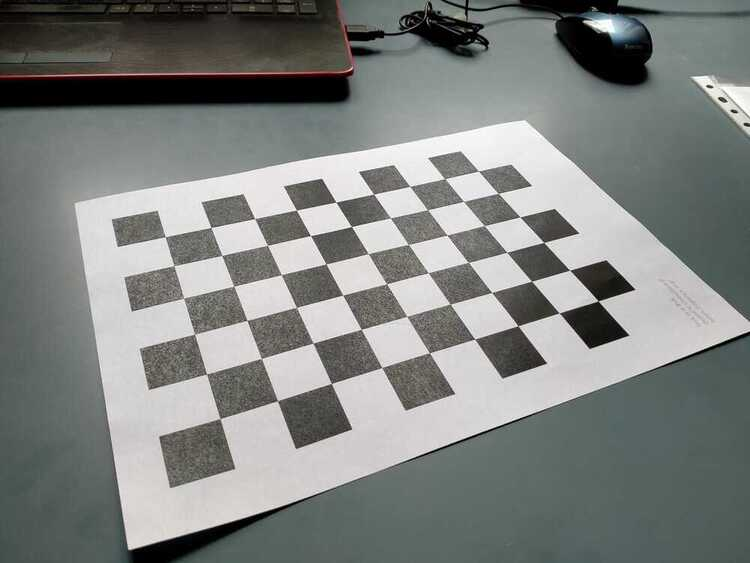
//> input picture Prácticas/Práctica 3: Geometría, Calibración y 3D/src/Opción 2: matrix (cubo)/chessboard.jpeg, 750 x 563 px
$ ./main   (built with g++ and OpenCV 4)
//> lines starting //> are read from the running program, lines starting //| are printed output that depends on the picture; after the words box and inside, x2 and y2 are one past the last pixel; in counts of white or black regions, pixels touching at a corner belong together
#include <iostream>
#include <opencv2/opencv.hpp>
#include <vector>

const cv::Size chessboardSize(9, 6);
const float squareSize = 24.0f;
cv::Mat cameraMatrix = (cv::Mat_<double>(3, 3) << 1000, 0, 320, 0, 1000, 240, 0, 0, 1);
cv::Mat distCoeffs = cv::Mat::zeros(5, 1, CV_64F);

// create3DCube() function
// Generates the 3D coordinates of the 8 vertices of the cube
std::vector<cv::Point3f>
create3DCube(float size = 96.0f, float height = -96.0f)
{
    std::vector<cv::Point3f> cube;
    float halfSize = size / 2.0f;
    float centerX = (chessboardSize.width - 1) * squareSize / 2.0f;
    float centerY = (chessboardSize.height - 1) * squareSize / 2.0f;
    cube.push_back(cv::Point3f(centerX - halfSize, centerY - halfSize, 0));
    cube.push_back(cv::Point3f(centerX + halfSize, centerY - halfSize, 0));
    cube.push_back(cv::Point3f(centerX + halfSize, centerY + halfSize, 0));
    cube.push_back(cv::Point3f(centerX - halfSize, centerY + halfSize, 0));
    cube.push_back(cv::Point3f(centerX - halfSize, centerY - halfSize, height));
    cube.push_back(cv::Point3f(centerX + halfSize, centerY - halfSize, height));
    cube.push_back(cv::Point3f(centerX + halfSize, centerY + halfSize, height));
    cube.push_back(cv::Point3f(centerX - halfSize, centerY + halfSize, height));
    return cube;
}

// main() function
// Main function of the program
int
main()
{
    cv::Mat image = cv::imread("chessboard.jpeg");
//> image is the input picture: 563 rows x 750 cols, CV_8UC3; mean B, G, R 127.8, 130.2, 126.9
    if (image.empty()) {
        std::cerr << "Error: Could not load image chessboard.jpeg" << std::endl;
        return -1;
    }
    cv::namedWindow("OPTION 2", cv::WINDOW_AUTOSIZE);
    std::vector<cv::Point3f> chessboard3D;
    for (int i = 0; i < chessboardSize.height; i++) {
        for (int j = 0; j < chessboardSize.width; j++) {
            chessboard3D.push_back(cv::Point3f(j * squareSize, i * squareSize, 0));
        }
    }
    std::vector<cv::Point3f> cube3D = create3DCube();
    std::vector<cv::Point2f> corners;
    bool found = findChessboardCorners(image, chessboardSize, corners, cv::CALIB_CB_ADAPTIVE_THRESH + cv::CALIB_CB_NORMALIZE_IMAGE);
//> corners = 54 Points (x, y), first 12: [165.3, 236.8], [210.9, 227.4], [254.5, 218.6], [296.5, 210.3], [335.8, 202.1], [373.7, 194.3], [409.9, 186.4], [445.1, 178.8], [478.4, 170.8], [173.9, 265.4], [221.8, 255.5], [267.6, 245.2]; found = true
    if (found) {
        cv::Mat gray;
        cv::cvtColor(image, gray, cv::COLOR_BGR2GRAY);
        cv::cornerSubPix(gray, corners, cv::Size(11, 11), cv::Size(-1, -1), cv::TermCriteria(cv::TermCriteria::EPS + cv::TermCriteria::MAX_ITER, 30, 0.1));
//> corners = 54 Points (x, y), first 12: [165.2, 236.7], [211, 227.6], [254.8, 218.6], [296.5, 210.2], [335.8, 202.1], [373.6, 194.2], [409.8, 186.3], [445.1, 178.9], [478.7, 171.1], [174, 265.6], [221.8, 255.4], [267.5, 245.4]
        cv::Mat rvec, tvec;
        cv::solvePnP(chessboard3D, corners, cameraMatrix, distCoeffs, rvec, tvec);
//> cameraMatrix = [[1000, 0, 320], [0, 1000, 240], [0, 0, 1]]; distCoeffs = [0, 0, 0, 0, 0]; rvec = [-0.833, -0.181, -0.338]; tvec = [-83.1, -0.402, 527]
        std::vector<cv::Point2f> cube2D;
        cv::projectPoints(cube3D, rvec, tvec, cameraMatrix, distCoeffs, cube2D);
//> cube2D = 8 Points (x, y): [256.1, 233.3], [418.9, 195.5], [502.8, 310.8], [321.7, 360.8], [252.7, 78.93], [436.5, 44.96], [535.5, 154], [328.1, 201]
        for (int i = 0; i < 4; i++) {
            cv::line(image, cube2D[i], cube2D[(i + 1) % 4], cv::Scalar(0, 0, 255), 2);
        }
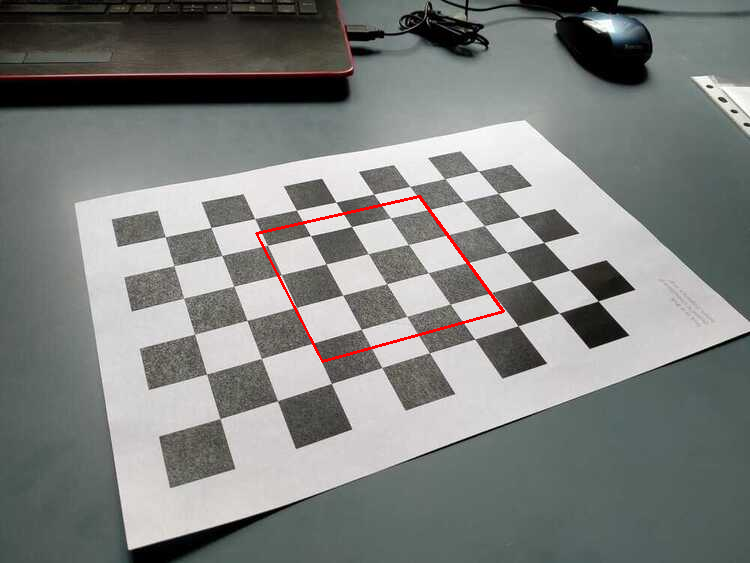
//> image: 563 rows x 750 cols, CV_8UC3; 0.43% of pixels changed, all inside (x1, y1, x2, y2) = (255, 195, 505, 363)
        for (int i = 0; i < 4; i++) {
            cv::line(image, cube2D[i], cube2D[i + 4], cv::Scalar(0, 0, 255), 2);
        }
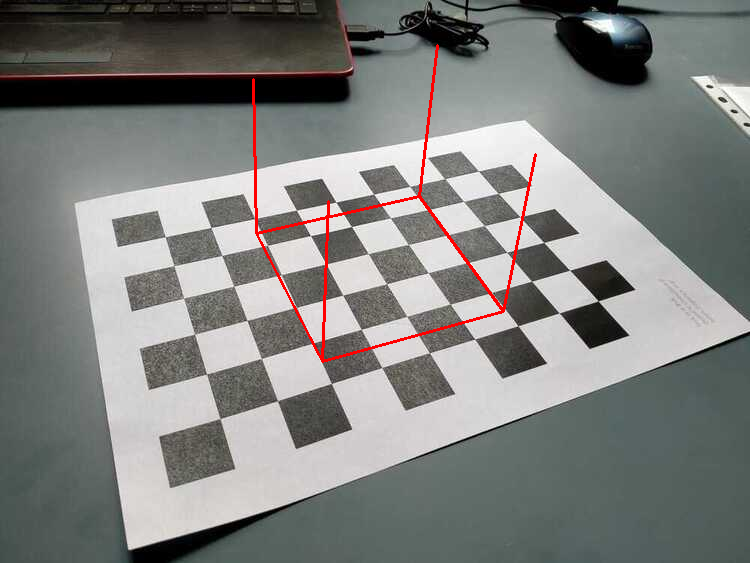
//> image: 563 rows x 750 cols, CV_8UC3; 0.43% of pixels changed, all inside (x1, y1, x2, y2) = (252, 44, 537, 360)
        for (int i = 4; i < 8; i++) {
            cv::line(image, cube2D[i], cube2D[4 + (i + 1) % 4], cv::Scalar(0, 0, 255), 2);
        }
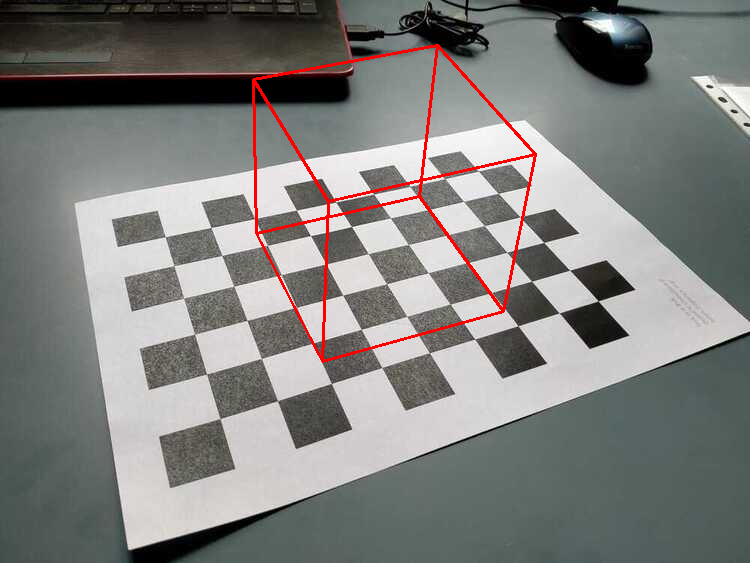
//> image: 563 rows x 750 cols, CV_8UC3; 0.49% of pixels changed, all inside (x1, y1, x2, y2) = (254, 44, 537, 203)
    } else {
        cv::putText(image, "Chessboard not found!", cv::Point(20, 40), cv::FONT_HERSHEY_SIMPLEX, 1, cv::Scalar(0, 0, 255), 2);
    }
    cv::imshow("OPTION 2", image);
    cv::waitKey(0);
    return 0;
}
